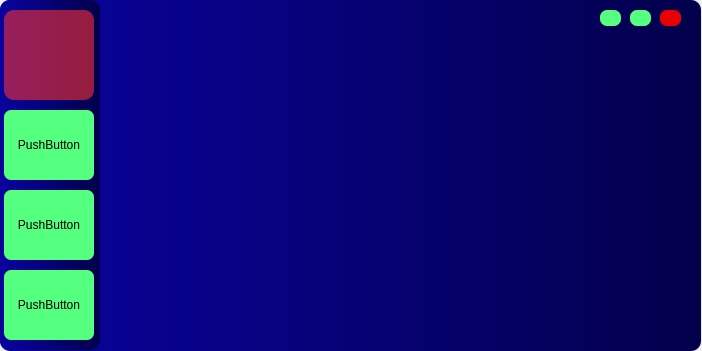
<?xml version="1.0" encoding="UTF-8"?>
<ui version="4.0">
 <class>MainWindow</class>
 <widget class="QMainWindow" name="MainWindow">
  <property name="geometry">
   <rect>
    <x>0</x>
    <y>0</y>
    <width>702</width>
    <height>351</height>
   </rect>
  </property>
  <property name="windowTitle">
   <string>MainWindow</string>
  </property>
  <widget class="QWidget" name="centralwidget">
   <widget class="QFrame" name="frame">
    <property name="geometry">
     <rect>
      <x>0</x>
      <y>0</y>
      <width>701</width>
      <height>351</height>
     </rect>
    </property>
    <property name="styleSheet">
     <string notr="true">background-color: qlineargradient(spread:pad, x1:0, y1:0, x2:1, y2:0, stop:0 rgba(9, 3, 159, 255), stop:1 rgba(3, 0, 76, 255));

border-radius: 10px
</string>
    </property>
    <property name="frameShape">
     <enum>QFrame::StyledPanel</enum>
    </property>
    <property name="frameShadow">
     <enum>QFrame::Raised</enum>
    </property>
    <widget class="QPushButton" name="btn_min">
     <property name="geometry">
      <rect>
       <x>600</x>
       <y>10</y>
       <width>21</width>
       <height>16</height>
      </rect>
     </property>
     <property name="styleSheet">
      <string notr="true">QPushButton{ 
border:none; 
border-radius: 7px; 
background-color: rgb(85, 255, 127);
}
QPushButton:hover{
background-color: rgb(85, 255, 127, 150);
}</string>
     </property>
     <property name="text">
      <string/>
     </property>
    </widget>
    <widget class="QPushButton" name="btn_max">
     <property name="geometry">
      <rect>
       <x>630</x>
       <y>10</y>
       <width>21</width>
       <height>16</height>
      </rect>
     </property>
     <property name="styleSheet">
      <string notr="true">QPushButton{ 
border:none; 
border-radius: 7px; 
background-color: rgb(85, 255, 127);
}
QPushButton:hover{
background-color: rgb(85, 255, 127, 150);
}</string>
     </property>
     <property name="text">
      <string/>
     </property>
    </widget>
    <widget class="QPushButton" name="btn_exit">
     <property name="geometry">
      <rect>
       <x>660</x>
       <y>10</y>
       <width>21</width>
       <height>16</height>
      </rect>
     </property>
     <property name="styleSheet">
      <string notr="true">QPushButton{ 
border:none; 
border-radius: 7px; 
background-color: rgb(235, 0, 0);
}
QPushButton:hover{
background-color: rgb(235,0,0, 150);
}</string>
     </property>
     <property name="text">
      <string/>
     </property>
    </widget>
    <widget class="QFrame" name="frame_2">
     <property name="geometry">
      <rect>
       <x>0</x>
       <y>0</y>
       <width>100</width>
       <height>350</height>
      </rect>
     </property>
     <property name="frameShape">
      <enum>QFrame::StyledPanel</enum>
     </property>
     <property name="frameShadow">
      <enum>QFrame::Raised</enum>
     </property>
     <widget class="QPushButton" name="pushButton_3">
      <property name="geometry">
       <rect>
        <x>4</x>
        <y>110</y>
        <width>90</width>
        <height>70</height>
       </rect>
      </property>
      <property name="styleSheet">
       <string notr="true">QPushButton{ 
border:none; 
border-radius: 7px; 
background-color: rgb(85, 255, 127);
}
QPushButton:hover{
background-color: rgb(88, 255, 107, 150);
}</string>
      </property>
      <property name="text">
       <string>PushButton</string>
      </property>
     </widget>
     <widget class="QPushButton" name="pushButton_4">
      <property name="geometry">
       <rect>
        <x>4</x>
        <y>190</y>
        <width>90</width>
        <height>70</height>
       </rect>
      </property>
      <property name="styleSheet">
       <string notr="true">QPushButton{ 
border:none; 
border-radius: 7px; 
background-color: rgb(85, 255, 127);
}
QPushButton:hover{
background-color: rgb(88, 255, 107, 150);
}</string>
      </property>
      <property name="text">
       <string>PushButton</string>
      </property>
     </widget>
     <widget class="QPushButton" name="pushButton_5">
      <property name="geometry">
       <rect>
        <x>4</x>
        <y>270</y>
        <width>90</width>
        <height>70</height>
       </rect>
      </property>
      <property name="styleSheet">
       <string notr="true">QPushButton{ 
border:none; 
border-radius: 7px; 
background-color: rgb(85, 255, 127);
}
QPushButton:hover{
background-color: rgb(88, 255, 107, 150);
}</string>
      </property>
      <property name="text">
       <string>PushButton</string>
      </property>
     </widget>
     <widget class="QFrame" name="LOGO">
      <property name="geometry">
       <rect>
        <x>4</x>
        <y>10</y>
        <width>90</width>
        <height>90</height>
       </rect>
      </property>
      <property name="styleSheet">
       <string notr="true">background-color: rgb(250,50, 50, 150);</string>
      </property>
      <property name="frameShape">
       <enum>QFrame::StyledPanel</enum>
      </property>
      <property name="frameShadow">
       <enum>QFrame::Raised</enum>
      </property>
     </widget>
    </widget>
   </widget>
  </widget>
 </widget>
 <resources/>
 <connections/>
</ui>
